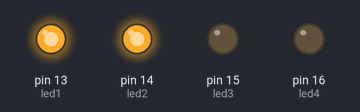
A program run on a simulated MicroPython board. Shown: output pins drawn as LEDs (lit = HIGH).

Above: at 0.5 s.
At 2.0 s:
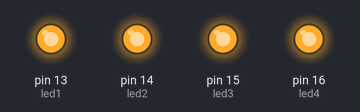
Timing chart, 0 to 8.1 s (numbered marks = the images above):
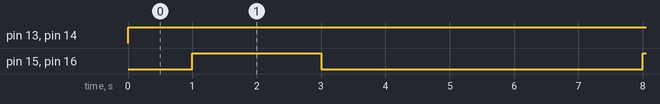

Measured:
- by itself, pin 13 (led1), pin 14 (led2): LOW → HIGH at 0.00 s
- by itself, pin 15 (led3), pin 16 (led4): alternates HIGH for 2.0 s and LOW for 5.0 s

The program:

io1.py
```python
# (licence header left out)
from machine import Pin # library
import time             #library
# individual configuration
led1 = Pin('P13', mode=Pin.OUT) #p13 as output
led2 = Pin('P14', mode=Pin.OUT) #p14 as output
led3= Pin('P15', mode=Pin.OUT)  #p15 as output
led4 = Pin('P16', mode=Pin.OUT)  #p16 as output

while True:
    led1.value(1)     #turn on led 1 and 2
    led2.value(1)
    time.sleep(1)     # wait 1 sec
    led3.value(1)     #turn on led 3 and 4
    led4.value(1)
    time.sleep(2)     # wait 2 sec
    led3.value(0)     #turn off led 3 and 4
    led4.value(0)
    time.sleep(2)     # wait 2 sec
    led1.value(1)     #turn off led 1 and 2
    led2.value(1)
    time.sleep(2)     # wait 2 sec
```
